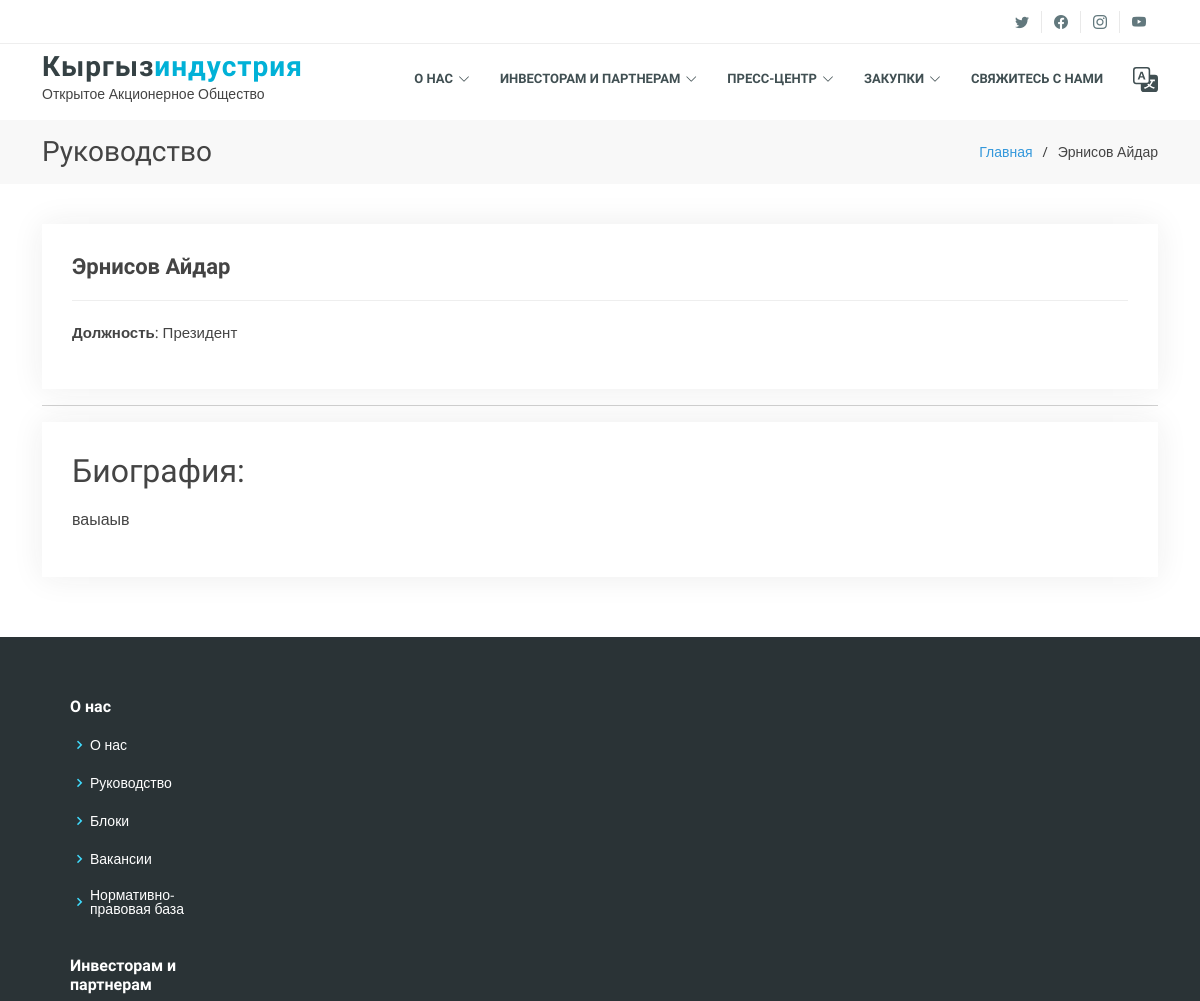
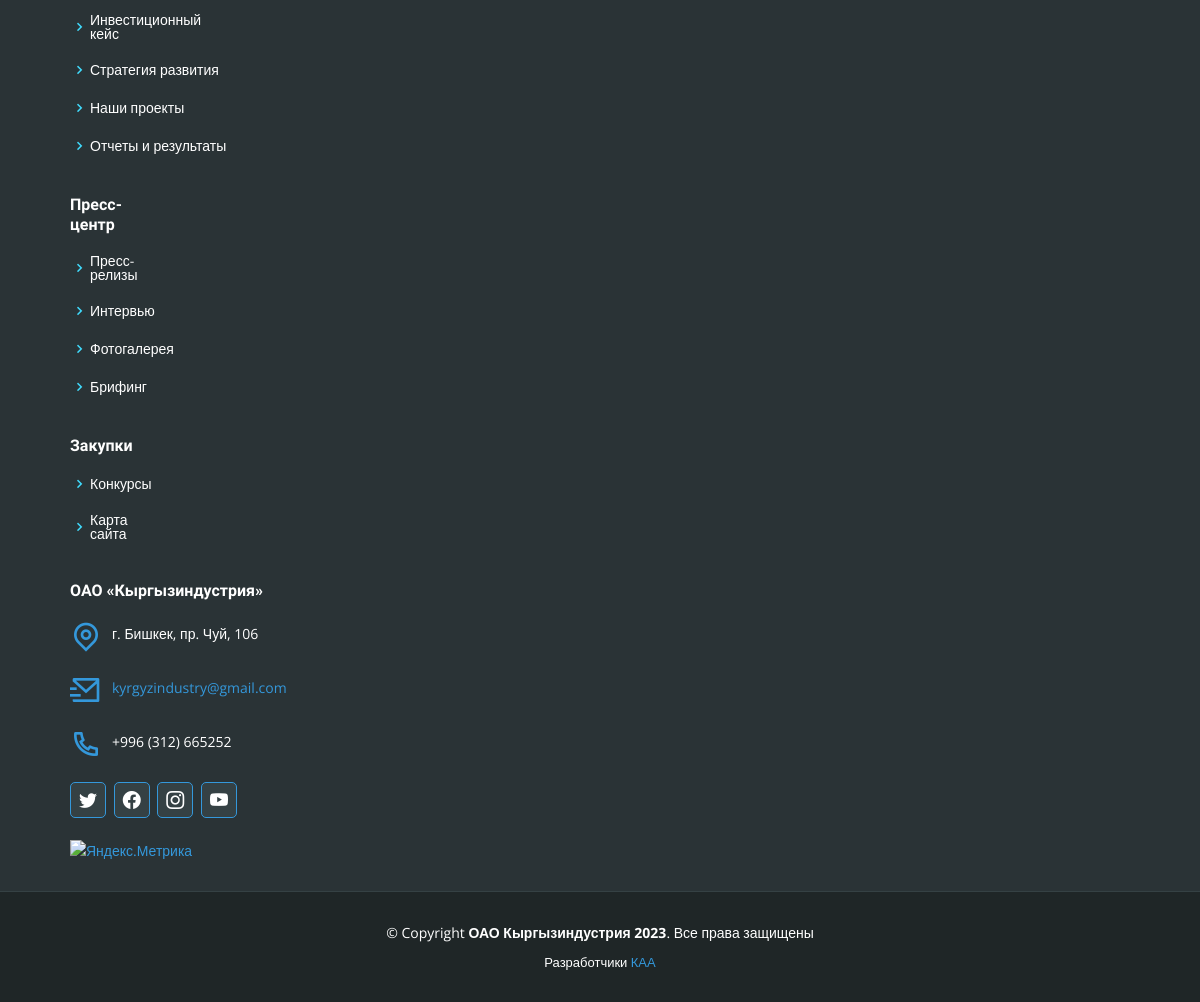
The page /ru/president on the database its author committed (2 pictures, top to bottom).
### main/models.py (models this page shows, shortened)
class Management(models.Model):
    full_name = models.CharField(max_length = 60, verbose_name = "ФИО Сотрудника")
    position = models.CharField(max_length = 200, verbose_name = "Должность")
    date_birth = models.DateField(verbose_name='Дата рождения', default=now)
    about = RichTextField(verbose_name="Биография сотрудника")
    mail_link = models.CharField(max_length=2080, verbose_name='Ссылка на почту', null=True)
    instagram_link = models.CharField(max_length=2080, verbose_name='Ссылка на инстаграм', null=True)
    facebook_link = models.CharField(max_length=2080, verbose_name='Ссылка на facebook', null=True)
    language=models.CharField(
                               max_length = 10,
                               choices = LanguageChoice.choices,
                               default = LanguageChoice.RU,
                               verbose_name = "Язык"
                               )
    picture = models.ImageField(
        verbose_name="Фотография",
        upload_to=get_file_path,
        validators = [validate_image_file_extension]
        )
    path_url = "static/client/img/team/"

### main/views.py (the view)
# urls.py: path('president', views.president, name='president'),
def president(request):
    trans = translate(language='ru')
    not_exist = False
    try:
        president = Management.objects.get(position__startswith=get_president_position(language=trans))
    except Management.DoesNotExist:
        not_exist = True
    context = {
        'trans':trans,
        'president':president,
        "not_exist" : not_exist
        }
    return render(request, "client/pages/president.html", context)

### main/views.py (called while the page is built)
def get_president_position(language):
    if language == "en":
        position = "President"
    elif language == "zh-hans":
        position = "总统"
    else:
        position = "Президент"
    return position

def translate(language):
    cur_language = get_language()
    try:
        activate(language)
    finally:
        activate(cur_language)
    return cur_language

### main/templates/client/pages/president.html (shortened to what this page needs)
{% extends 'client/base.html' %}
{% load i18n %}
{% load static %}
{% block content %}
  <main id="main">
    <section id="breadcrumbs" class="breadcrumbs">
      <div class="container">
        <div class="d-flex justify-content-between align-items-center">
          <h2>{% translate "Руководство" %}</h2>
          <ol>
            <li><a href="{% url 'index'%}">Главная</a></li>
            <li>{{president.full_name}}</li>
          </ol>
        </div>
      </div>
    </section>
    <section id="portfolio-details" class="portfolio-details">
      <div class="container">
        <div class="row gy-4">
          <div class="col-lg-12">
            <div class="portfolio-info">
              <h3>{{president.full_name}}</h3>
              <ul>
                <li><strong>{% translate "Должность" %}</strong>: {{president.position}}</li>
              </ul>
            </div>
      <hr>
            <div class="portfolio-info">
                <h2>{% translate "Биография:" %}</h2>
              <p>
                {{ president.about|safe }}
              </p>
              </div>
          </div>
        </div>
      </div>
    </section>
  </main>
  {% endblock content %}

### static/client/css/style.css (style rules this page uses)
body { font-family: "Open Sans", sans-serif; color: #444444; }
a { color: #3498db; text-decoration: none; }
h1, h2, h3, h4, h5, h6 { font-family: "Raleway", sans-serif; }
section { padding: 60px 0; }
.portfolio-details { padding-top: 40px; }
.portfolio-details .portfolio-info { padding: 30px; box-shadow: 0px 0 30px rgba(34, 34, 34, 0.08); }
.portfolio-details .portfolio-info h3 { font-size: 22px; font-weight: 700; margin-bottom: 20px; padding-bottom: 20px; border-bottom: 1px solid #eee; }
.portfolio-details .portfolio-info ul { list-style: none; padding: 0; font-size: 15px; }
.breadcrumbs { padding: 15px 0; background: #f8f8f8; min-height: 40px; margin-top: 120px; }
.breadcrumbs h2 { font-size: 28px; font-weight: 400; margin: 0; }
.breadcrumbs ol { display: flex; flex-wrap: wrap; list-style: none; padding: 0; margin: 0; font-size: 14px; }
.breadcrumbs ol li+li { padding-left: 10px; }
.breadcrumbs ol li+li::before { display: inline-block; padding-right: 10px; color: #3c3c3c; content: "/"; }

### rows shown on the page
Management: full_name "Эрнисов Айдар", position "Президент", about "ваыаыв"
